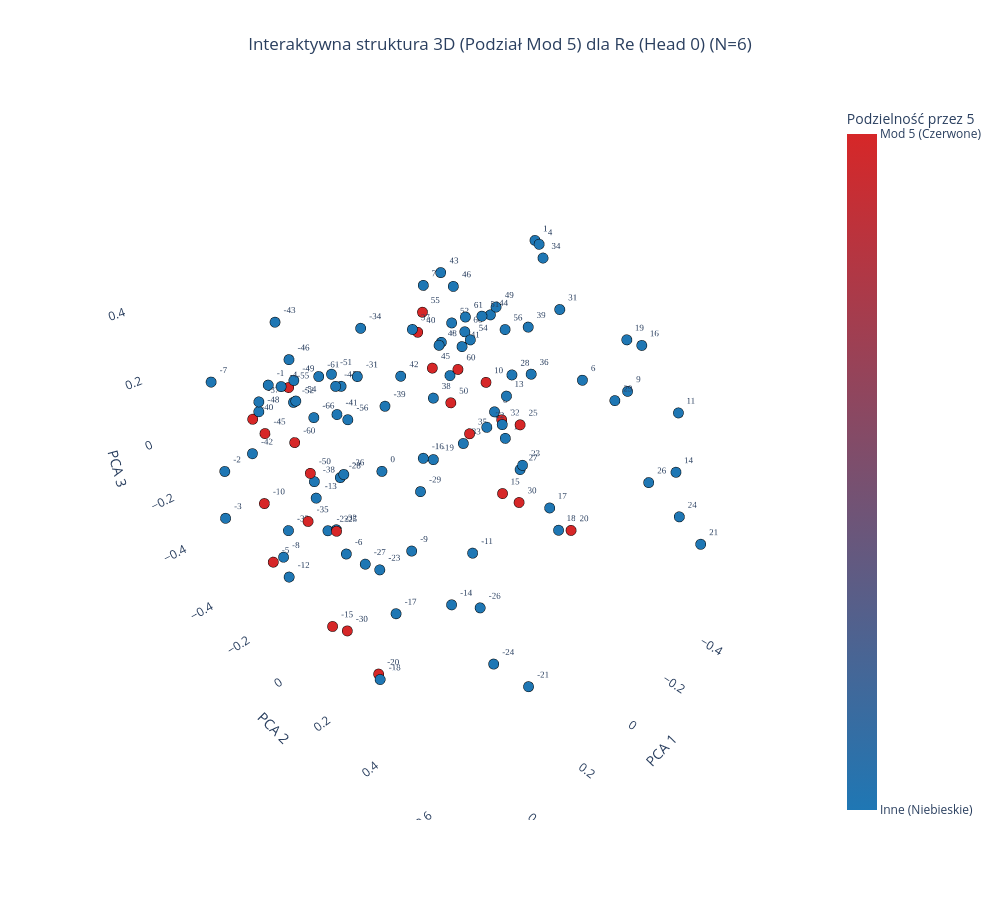

Notebook code for this chart:
### Code cell
import numpy as np
import plotly.graph_objects as go
from sklearn.decomposition import PCA

def plot_output_head_plotly_3d_mod5(model, N, head_idx=0):
    """
    Rysuje interaktywny wykres 3D PCA dla wybranej głowicy wyjściowej.
    Liczby podzielne przez 5 są czerwone, reszta niebieska.
    """

    weights = model.output_heads[head_idx].weight.detach().cpu().numpy()
    

    output_offset = 2 * N * N
    min_val, max_val = -2 * N * N, 2 * N * N
    active_indices = []
    labels = []
    
    for val in range(min_val, max_val + 1):
        idx = val + output_offset
        if 0 <= idx < weights.shape[0]:
            active_indices.append(idx)
            labels.append(val)

    active_weights = weights[active_indices]


    weight_norms = np.linalg.norm(active_weights, axis=1)
    valid_mask = weight_norms > 0.4
    
    active_weights = active_weights[valid_mask]
    labels = np.array(labels)[valid_mask]


    pca = PCA(n_components=3)
    embeds_3d = pca.fit_transform(active_weights)
    

    color_values = [1 if (l % 5 == 0 and l != 0) else 0 for l in labels]
    

    custom_colorscale = [
        [0.0, 'rgb(31, 119, 180)'],
        [1.0, 'rgb(214, 39, 40)']
    ]
    
    head_names = {0: "Re (Head 0)", 1: "Im (Head 1)"}
    title_name = head_names.get(head_idx, f"Head {head_idx}")

    fig = go.Figure()

    fig.add_trace(go.Scatter3d(
        x=embeds_3d[:, 0],
        y=embeds_3d[:, 1],
        z=embeds_3d[:, 2],
        mode='markers+text',
        text=[str(l) for l in labels],
        textposition="top right",
        textfont=dict(size=9, family="Arial Black"),
        marker=dict(
            size=6,
            color=color_values,
            colorscale=custom_colorscale,
            showscale=True,
            colorbar=dict(
                title="Podzielność przez 5",
                tickmode='array',
                tickvals=[0, 1],
                ticktext=['Inne (Niebieskie)', 'Mod 5 (Czerwone)']
            ),
            line=dict(width=1, color='Black')
        ),
        hoverinfo='text',
        hovertext=[f"Token ID: {l + output_offset}<br>Wartość algebraiczna: {l}<br>Reszta mod 5: {l % 5}" for l in labels]
    ))

    fig.update_layout(
        title=dict(
            text=f"Interaktywna struktura 3D (Podział Mod 5) dla {title_name} (N={N})",
            x=0.5,
            xanchor='center'
        ),
        scene=dict(
            xaxis=dict(title="PCA 1", backgroundcolor="white", gridcolor="rgba(200,200,200,0.2)"),
            yaxis=dict(title="PCA 2", backgroundcolor="white", gridcolor="rgba(200,200,200,0.2)"),
            zaxis=dict(title="PCA 3", backgroundcolor="white", gridcolor="rgba(200,200,200,0.2)"),
        ),
        width=1000,
        height=900,
        showlegend=False
    )
    
    fig.show()

plot_output_head_plotly_3d_mod5(model, N=N, head_idx=0)

### Figure 1 — Plotly figure (JSON) as saved in the notebook; plotly's stock layout.template omitted (floating-point values rounded to 4 significant figures)
{"data": [{"hoverinfo": "text", "hovertext": ["Token ID: 0<br>Wartość algebraiczna: -72<br>Reszta mod 5: 3", "Token ID: 6<br>Wartość algebraiczna: -66<br>Reszta mod 5: 4", "Token ID: 11<br>Wartość algebraiczna: -61<br>Reszta mod 5: 4", "Token ID: 12<br>Wartość algebraiczna: -60<br>Reszta mod 5: 0", "Token ID: 16<br>Wartość algebraiczna: -56<br>Reszta mod 5: 4", "Token ID: 17<br>Wartość algebraiczna: -55<br>Reszta mod 5: 0", "Token ID: 18<br>Wartość algebraiczna: -54<br>Reszta mod 5: 1", "Token ID: 20<br>Wartość algebraiczna: -52<br>Reszta mod 5: 3", "Token ID: 21<br>Wartość algebraiczna: -51<br>Reszta mod 5: 4", "Token ID: 22<br>Wartość algebraiczna: -50<br>Reszta mod 5: 0", "Token ID: 23<br>Wartość algebraiczna: -49<br>Reszta mod 5: 1", "Token ID: 24<br>Wartość algebraiczna: -48<br>Reszta mod 5: 2", "Token ID: 26<br>Wartość algebraiczna: -46<br>Reszta mod 5: 4", "Token ID: 27<br>Wartość algebraiczna: -45<br>Reszta mod 5: 0", "Token ID: 28<br>Wartość algebraiczna: -44<br>Reszta mod 5: 1", "Token ID: 29<br>Wartość algebraiczna: -43<br>Reszta mod 5: 2", "Token ID: 30<br>Wartość algebraiczna: -42<br>Reszta mod 5: 3", "Token ID: 31<br>Wartość algebraiczna: -41<br>Reszta mod 5: 4", "Token ID: 32<br>Wartość algebraiczna: -40<br>Reszta mod 5: 0", "Token ID: 33<br>Wartość algebraiczna: -39<br>Reszta mod 5: 1", "Token ID: 34<br>Wartość algebraiczna: -38<br>Reszta mod 5: 2", "Token ID: 35<br>Wartość algebraiczna: -37<br>Reszta mod 5: 3", "Token ID: 36<br>Wartość algebraiczna: -36<br>Reszta mod 5: 4", "Token ID: 37<br>Wartość algebraiczna: -35<br>Reszta mod 5: 0", "Token ID: 38<br>Wartość algebraiczna: -34<br>Reszta mod 5: 1", "Token ID: 39<br>Wartość algebraiczna: -33<br>Reszta mod 5: 2", "Token ID: 40<br>Wartość algebraiczna: -32<br>Reszta mod 5: 3", "Token ID: 41<br>Wartość algebraiczna: -31<br>Reszta mod 5: 4", "Token ID: 42<br>Wartość algebraiczna: -30<br>Reszta mod 5: 0", "Token ID: 43<br>Wartość algebraiczna: -29<br>Reszta mod 5: 1", "Token ID: 44<br>Wartość algebraiczna: -28<br>Reszta mod 5: 2", "Token ID: 45<br>Wartość algebraiczna: -27<br>Reszta mod 5: 3", "Token ID: 46<br>Wartość algebraiczna: -26<br>Reszta mod 5: 4", "Token ID: 47<br>Wartość algebraiczna: -25<br>Reszta mod 5: 0", "Token ID: 48<br>Wartość algebraiczna: -24<br>Reszta mod 5: 1", "Token ID: 49<br>Wartość algebraiczna: -23<br>Reszta mod 5: 2", "Token ID: 50<br>Wartość algebraiczna: -22<br>Reszta mod 5: 3", "Token ID: 51<br>Wartość algebraiczna: -21<br>Reszta mod 5: 4", "Token ID: 52<br>Wartość algebraiczna: -20<br>Reszta mod 5: 0", "Token ID: 53<br>Wartość algebraiczna: -19<br>Reszta mod 5: 1", "Token ID: 54<br>Wartość algebraiczna: -18<br>Reszta mod 5: 2", "Token ID: 55<br>Wartość algebraiczna: -17<br>Reszta mod 5: 3", "Token ID: 56<br>Wartość algebraiczna: -16<br>Reszta mod 5: 4", "Token ID: 57<br>Wartość algebraiczna: -15<br>Reszta mod 5: 0", "Token ID: 58<br>Wartość algebraiczna: -14<br>Reszta mod 5: 1", "Token ID: 59<br>Wartość algebraiczna: -13<br>Reszta mod 5: 2", "Token ID: 60<br>Wartość algebraiczna: -12<br>Reszta mod 5: 3", "Token ID: 61<br>Wartość algebraiczna: -11<br>Reszta mod 5: 4", "Token ID: 62<br>Wartość algebraiczna: -10<br>Reszta mod 5: 0", "Token ID: 63<br>Wartość algebraiczna: -9<br>Reszta mod 5: 1", "Token ID: 64<br>Wartość algebraiczna: -8<br>Reszta mod 5: 2", "Token ID: 65<br>Wartość algebraiczna: -7<br>Reszta mod 5: 3", "Token ID: 66<br>Wartość algebraiczna: -6<br>Reszta mod 5: 4", "Token ID: 67<br>Wartość algebraiczna: -5<br>Reszta mod 5: 0", "Token ID: 68<br>Wartość algebraiczna: -4<br>Reszta mod 5: 1", "Token ID: 69<br>Wartość algebraiczna: -3<br>Reszta mod 5: 2", "Token ID: 70<br>Wartość algebraiczna: -2<br>Reszta mod 5: 3", "Token ID: 71<br>Wartość algebraiczna: -1<br>Reszta mod 5: 4", "Token ID: 72<br>Wartość algebraiczna: 0<br>Reszta mod 5: 0", "Token ID: 73<br>Wartość algebraiczna: 1<br>Reszta mod 5: 1", "Token ID: 74<br>Wartość algebraiczna: 2<br>Reszta mod 5: 2", "Token ID: 75<br>Wartość algebraiczna: 3<br>Reszta mod 5: 3", "Token ID: 76<br>Wartość algebraiczna: 4<br>Reszta mod 5: 4", "Token ID: 77<br>Wartość algebraiczna: 5<br>Reszta mod 5: 0", "Token ID: 78<br>Wartość algebraiczna: 6<br>Reszta mod 5: 1", "Token ID: 79<br>Wartość algebraiczna: 7<br>Reszta mod 5: 2", "Token ID: 80<br>Wartość algebraiczna: 8<br>Reszta mod 5: 3", "Token ID: 81<br>Wartość algebraiczna: 9<br>Reszta mod 5: 4", "Token ID: 82<br>Wartość algebraiczna: 10<br>Reszta mod 5: 0", "Token ID: 83<br>Wartość algebraiczna: 11<br>Reszta mod 5: 1", "Token ID: 84<br>Wartość algebraiczna: 12<br>Reszta mod 5: 2", "Token ID: 85<br>Wartość algebraiczna: 13<br>Reszta mod 5: 3", "Token ID: 86<br>Wartość algebraiczna: 14<br>Reszta mod 5: 4", "Token ID: 87<br>Wartość algebraiczna: 15<br>Reszta mod 5: 0", "Token ID: 88<br>Wartość algebraiczna: 16<br>Reszta mod 5: 1", "Token ID: 89<br>Wartość algebraiczna: 17<br>Reszta mod 5: 2", "Token ID: 90<br>Wartość algebraiczna: 18<br>Reszta mod 5: 3", "Token ID: 91<br>Wartość algebraiczna: 19<br>Reszta mod 5: 4", "Token ID: 92<br>Wartość algebraiczna: 20<br>Reszta mod 5: 0", "Token ID: 93<br>Wartość algebraiczna: 21<br>Reszta mod 5: 1", "Token ID: 94<br>Wartość algebraiczna: 22<br>Reszta mod 5: 2", "Token ID: 95<br>Wartość algebraiczna: 23<br>Reszta mod 5: 3", "Token ID: 96<br>Wartość algebraiczna: 24<br>Reszta mod 5: 4", "Token ID: 97<br>Wartość algebraiczna: 25<br>Reszta mod 5: 0", "Token ID: 98<br>Wartość algebraiczna: 26<br>Reszta mod 5: 1", "Token ID: 99<br>Wartość algebraiczna: 27<br>Reszta mod 5: 2", "Token ID: 100<br>Wartość algebraiczna: 28<br>Reszta mod 5: 3", "Token ID: 101<br>Wartość algebraiczna: 29<br>Reszta mod 5: 4", "Token ID: 102<br>Wartość algebraiczna: 30<br>Reszta mod 5: 0", "Token ID: 103<br>Wartość algebraiczna: 31<br>Reszta mod 5: 1", "Token ID: 104<br>Wartość algebraiczna: 32<br>Reszta mod 5: 2", "Token ID: 105<br>Wartość algebraiczna: 33<br>Reszta mod 5: 3", "Token ID: 106<br>Wartość algebraiczna: 34<br>Reszta mod 5: 4", "Token ID: 107<br>Wartość algebraiczna: 35<br>Reszta mod 5: 0", "Token ID: 108<br>Wartość algebraiczna: 36<br>Reszta mod 5: 1", "Token ID: 109<br>Wartość algebraiczna: 37<br>Reszta mod 5: 2", "Token ID: 110<br>Wartość algebraiczna: 38<br>Reszta mod 5: 3", "Token ID: 111<br>Wartość algebraiczna: 39<br>Reszta mod 5: 4", "Token ID: 112<br>Wartość algebraiczna: 40<br>Reszta mod 5: 0", "Token ID: 113<br>Wartość algebraiczna: 41<br>Reszta mod 5: 1", "Token ID: 114<br>Wartość algebraiczna: 42<br>Reszta mod 5: 2", "Token ID: 115<br>Wartość algebraiczna: 43<br>Reszta mod 5: 3", "Token ID: 116<br>Wartość algebraiczna: 44<br>Reszta mod 5: 4", "Token ID: 117<br>Wartość algebraiczna: 45<br>Reszta mod 5: 0", "Token ID: 118<br>Wartość algebraiczna: 46<br>Reszta mod 5: 1", "Token ID: 120<br>Wartość algebraiczna: 48<br>Reszta mod 5: 3", "Token ID: 121<br>Wartość algebraiczna: 49<br>Reszta mod 5: 4", "Token ID: 122<br>Wartość algebraiczna: 50<br>Reszta mod 5: 0", "Token ID: 123<br>Wartość algebraiczna: 51<br>Reszta mod 5: 1", "Token ID: 124<br>Wartość algebraiczna: 52<br>Reszta mod 5: 2", "Token ID: 126<br>Wartość algebraiczna: 54<br>Reszta mod 5: 4", "Token ID: 127<br>Wartość algebraiczna: 55<br>Reszta mod 5: 0", "Token ID: 128<br>Wartość algebraiczna: 56<br>Reszta mod 5: 1", "Token ID: 132<br>Wartość algebraiczna: 60<br>Reszta mod 5: 0", "Token ID: 133<br>Wartość algebraiczna: 61<br>Reszta mod 5: 1", "Token ID: 138<br>Wartość algebraiczna: 66<br>Reszta mod 5: 1"], "marker": {"color": [0, 0, 0, 1, 0, 1, 0, 0, 0, 1, 0, 0, 0, 1, 0, 0, 0, 0, 1, 0, 0, 0, 0, 1, 0, 0, 0, 0, 1, 0, 0, 0, 0, 1, 0, 0, 0, 0, 1, 0, 0, 0, 0, 1, 0, 0, 0, 0, 1, 0, 0, 0, 0, 1, 0, 0, 0, 0, 0, 0, 0, 0, 0, 1, 0, 0, 0, 0, 1, 0, 0, 0, 0, 1, 0, 0, 0, 0, 1, 0, 0, 0, 0, 1, 0, 0, 0, 0, 1, 0, 0, 0, 0, 1, 0, 0, 0, 0, 1, 0, 0, 0, 0, 1, 0, 0, 0, 1, 0, 0, 0, 1, 0, 1, 0, 0], "colorbar": {"tickmode": "array", "ticktext": ["Inne (Niebieskie)", "Mod 5 (Czerwone)"], "tickvals": [0, 1], "title": {"text": "Podzielność przez 5"}}, "colorscale": [[0, "rgb(31, 119, 180)"], [1, "rgb(214, 39, 40)"]], "line": {"color": "Black", "width": 1}, "showscale": true, "size": 6}, "mode": "markers+text", "text": ["-72", "-66", "-61", "-60", "-56", "-55", "-54", "-52", "-51", "-50", "-49", "-48", "-46", "-45", "-44", "-43", "-42", "-41", "-40", "-39", "-38", "-37", "-36", "-35", "-34", "-33", "-32", "-31", "-30", "-29", "-28", "-27", "-26", "-25", "-24", "-23", "-22", "-21", "-20", "-19", "-18", "-17", "-16", "-15", "-14", "-13", "-12", "-11", "-10", "-9", "-8", "-7", "-6", "-5", "-4", "-3", "-2", "-1", "0", "1", "2", "3", "4", "5", "6", "7", "8", "9", "10", "11", "12", "13", "14", "15", "16", "17", "18", "19", "20", "21", "22", "23", "24", "25", "26", "27", "28", "29", "30", "31", "32", "33", "34", "35", "36", "37", "38", "39", "40", "41", "42", "43", "44", "45", "46", "48", "49", "50", "51", "52", "54", "55", "56", "60", "61", "66"], "textfont": {"family": "Arial Black", "size": 9}, "textposition": "top right", "type": "scatter3d", "x": [0.1569, 0.297, 0.2791, 0.2954, 0.3236, 0.2447, 0.3638, 0.2811, 0.2764, 0.2663, 0.3408, 0.3299, 0.3051, 0.3121, 0.2333, 0.2994, 0.3182, 0.2611, 0.3453, 0.2738, 0.2381, 0.3444, 0.354, 0.2917, 0.3126, 0.3107, 0.2992, 0.3343, 0.3763, 0.3601, 0.297, 0.3118, 0.317, 0.3982, 0.3724, 0.2837, 0.3151, 0.3343, 0.3861, 0.372, 0.3988, 0.287, 0.3898, 0.3942, 0.4185, 0.3861, 0.462, 0.3924, 0.4442, 0.4568, 0.4442, 0.3887, 0.5009, 0.4763, 0.4968, 0.4925, 0.4439, 0.4977, 0.008222, -0.4197, -0.4567, -0.4682, -0.3981, -0.464, -0.4552, -0.4335, -0.4494, -0.3674, -0.4195, -0.3803, -0.4588, -0.3455, -0.3673, -0.3842, -0.3713, -0.3579, -0.4321, -0.3331, -0.4155, -0.3898, -0.3974, -0.3573, -0.4129, -0.3937, -0.3757, -0.3616, -0.4156, -0.3226, -0.3946, -0.3466, -0.3609, -0.4084, -0.319, -0.349, -0.3758, -0.2312, -0.2981, -0.2886, -0.3157, -0.2634, -0.3098, -0.2462, -0.3246, -0.2845, -0.2699, -0.3336, -0.3362, -0.3081, -0.2697, -0.3043, -0.2334, -0.281, -0.2874, -0.3236, -0.2376, -0.2861], "y": [-0.1692, -0.1116, -0.09617, -0.2203, 0.07052, -0.295, -0.08515, -0.2237, -0.04431, -0.2043, -0.118, -0.3287, -0.1834, -0.3433, -0.0902, -0.2353, -0.4216, -0.05721, -0.3417, 0.1545, -0.2307, -0.296, 0.07579, -0.2075, 0.1304, -0.2928, -0.0568, 0.1337, 0.05638, 0.3665, -0.01868, 0.0808, 0.5179, 0.08303, 0.6154, 0.1076, -0.07594, 0.692, 0.2005, 0.4224, 0.2219, 0.172, 0.4101, 0.01089, 0.5237, -0.01049, -0.0746, 0.5607, -0.1774, 0.4388, -0.1185, -0.461, 0.2582, -0.1231, 0.06648, -0.3232, -0.3705, 0.01547, -0.1944, 0.01763, -0.4005, -0.3703, 0.0508, -0.1181, 0.2008, -0.4609, -0.139, 0.4141, -0.1539, 0.5678, -0.0942, 0.0004806, 0.5985, -0.03161, 0.4355, 0.1925, 0.1815, 0.4124, 0.2434, 0.7009, -0.1248, 0.07081, 0.6103, 0.02155, 0.5175, 0.05847, -0.0409, 0.4064, 0.03494, 0.1789, -0.02539, -0.244, 0.1309, -0.158, 0.06858, -0.2982, -0.2778, 0.1184, -0.3659, -0.1132, -0.4512, -0.185, -0.05721, -0.2665, -0.1572, -0.285, -0.04626, -0.2057, -0.0404, -0.1982, -0.05066, -0.304, 0.03476, -0.189, -0.07557, -0.1241], "z": [0.1459, 0.1325, 0.2559, 0.0001161, 0.2202, 0.1261, 0.2238, 0.1241, 0.2823, -0.1133, 0.2605, 0.0692, 0.2811, -0.01937, 0.2101, 0.3674, -0.1257, 0.1503, 0.04535, 0.2739, -0.1719, 0.1218, 0.07308, -0.2793, 0.4846, -0.354, -0.2183, 0.371, -0.4847, 0.1789, -0.01572, -0.2526, -0.1087, -0.08213, -0.1818, -0.2746, -0.2237, -0.2282, -0.5436, 0.301, -0.5384, -0.3964, 0.307, -0.4867, -0.02353, -0.03181, -0.3042, 0.1368, -0.1103, 0.1069, -0.2692, 0.1346, 0.01313, -0.2703, 0.3839, -0.2182, -0.1008, 0.3671, -0.2338, 0.4581, -0.03, -0.1534, 0.462, -0.2217, 0.06629, 0.1684, -0.1926, 0.1546, -0.07196, 0.148, -0.2832, -0.02736, -0.0223, -0.4456, 0.3008, -0.3681, -0.511, 0.3225, -0.4655, -0.2302, -0.2241, -0.2613, -0.1969, -0.1456, -0.1045, -0.2865, 0.002975, 0.1411, -0.4534, 0.3249, -0.1513, -0.3522, 0.4678, -0.243, 0.06564, 0.1358, -0.1334, 0.2708, 0.07151, 0.1327, -0.1247, 0.3533, 0.2357, -0.009879, 0.3116, 0.04732, 0.2607, -0.1248, 0.2561, 0.1674, 0.1893, 0.1753, 0.2338, 0.0005144, 0.2524, 0.1702]}], "layout": {"height": 900, "scene": {"xaxis": {"backgroundcolor": "white", "gridcolor": "rgba(200,200,200,0.2)", "title": {"text": "PCA 1"}}, "yaxis": {"backgroundcolor": "white", "gridcolor": "rgba(200,200,200,0.2)", "title": {"text": "PCA 2"}}, "zaxis": {"backgroundcolor": "white", "gridcolor": "rgba(200,200,200,0.2)", "title": {"text": "PCA 3"}}}, "showlegend": false, "title": {"text": "Interaktywna struktura 3D (Podział Mod 5) dla Re (Head 0) (N=6)", "x": 0.5, "xanchor": "center"}, "width": 1000}}
